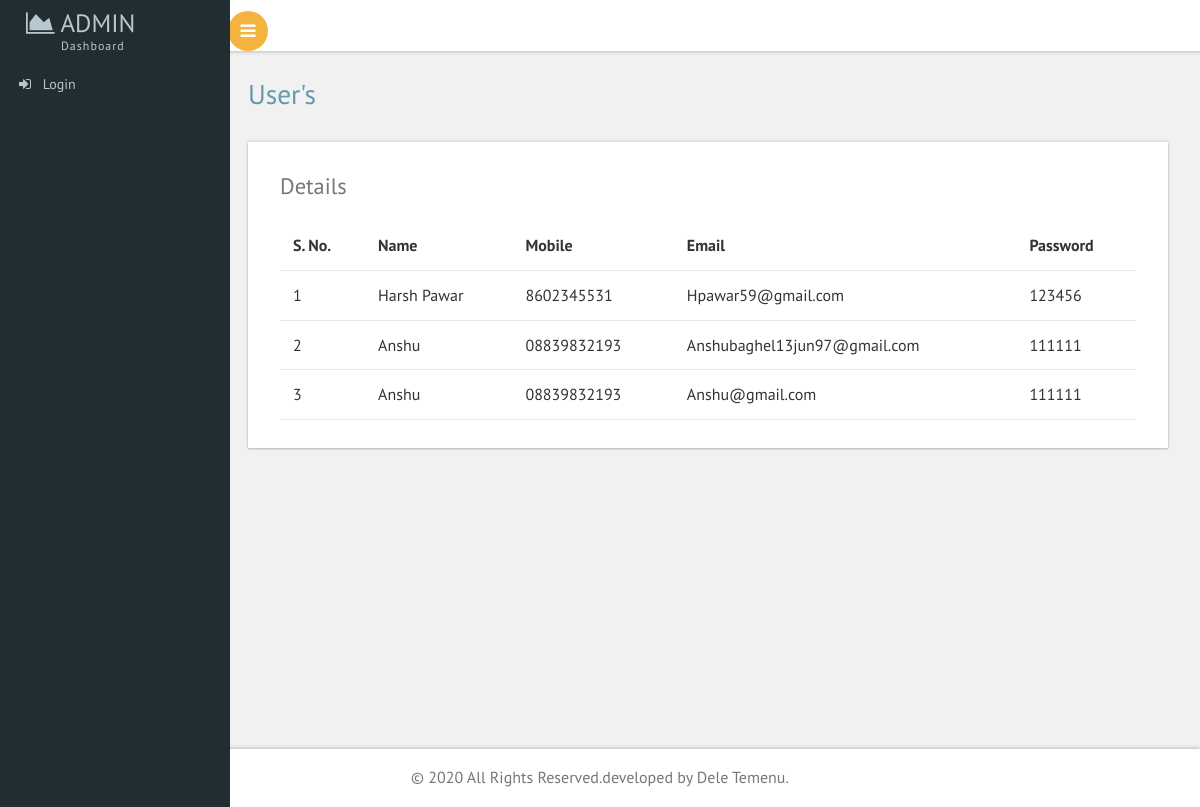
The page /admin/view_user.php on the database its author committed.
### tables this page shows
CREATE TABLE `register` (
  `id` int(11) NOT NULL,
  `name` varchar(500) NOT NULL,
  `email` varchar(500) NOT NULL,
  `mobile` varchar(500) NOT NULL,
  `password` varchar(500) NOT NULL
);

### admin/dbconfig.php (called while the page is built, shortened)
<?php
function select($query)
{
$cid=mysqli_connect("localhost","root","","bikefrenzy") or die ("connection error") ;
	$result=mysqli_query($cid,$query);
	return $result;
}
?>

### admin/view_user.php (the view, shortened to what this page needs)
<?php
include"dbconfig.php";
?>
<!DOCTYPE HTML>
<html>
<head>
<link href="css/bootstrap.css" rel='stylesheet' type='text/css' />
<link href="css/style.css" rel='stylesheet' type='text/css' />
<link href="css/font-awesome.css" rel="stylesheet">
 <link href='css/SidebarNav.min.css' media='all' rel='stylesheet' type='text/css'/>
<link href="css/custom.css" rel="stylesheet">
</head>
<body class="cbp-spmenu-push">
	<div class="main-content">
	<div class="cbp-spmenu cbp-spmenu-vertical cbp-spmenu-left" id="cbp-spmenu-s1">
		<aside class="sidebar-left">
      <?php include"nav.php";?>
    </aside>
	</div>
		<?php include"header.php";?>
		<div id="page-wrapper">
			<div class="main-page">
				<div class="tables">
					<h2 class="title1">User's</h2>
					<div class="bs-example widget-shadow" data-example-id="hoverable-table">
						<h4>Details</h4>
						<table class="table table-hover"> <thead>
                  <tr>
                    <th>S. No.</th>
                    <th>Name</th>
                    <th>mobile</th>
                    <th>Email</th>
                    <th>Password</th>
                  </tr>
                </thead>
                <tbody>
				<?php
				$n=1;
				$result=select("SELECT * FROM `register`");
				while($r=mysqli_fetch_array($result))
				{
					extract($r);
				?>
                  <tr>
                    <td><?=$n;?></td>
                    <td><?=ucwords($name)?></td>
                    <td><?=ucwords($mobile)?></td>
                    <td><?=ucwords($email)?></td>
                    <td><?=$password?></td>
                  </tr>
				  <?php
				  $n++;
				}
				  ?>
                </tbody> </table>
					</div>
				</div>
			</div>
		</div>
		<?php include"footer.php";?>
</body>
</html>

### admin/nav.php (shortened to what this page needs)
 <nav class="navbar navbar-inverse">
          <div class="navbar-header">
            <h1><a class="navbar-brand" href="index.php"><span class="fa fa-area-chart"></span> Admin
			<span class="dashboard_text"> dashboard</span></a></h1>
          </div>
          <div class="collapse navbar-collapse" id="bs-example-navbar-collapse-1">
            <ul class="sidebar-menu">
			<?php if(isset($_SESSION['adminlogin']))
			{
			?>
			<li class="treeview">
                <a href="index.php">
                <i class="fa fa-dashboard"></i> <span>Dashboard</span>
                </a>
              </li>
			  <li class="treeview">
                <a href="bicycle.php">
                <i class="fa fa-table"></i> <span>Add bicycle</span>
                </a>
              </li>
			  <li class="treeview">
                <a href="view_user.php">
                <i class="fa fa-table"></i> <span>View User</span>
                </a>
              </li>
			  <li class="treeview">
                <a href="view_bicycle.php">
                <i class="fa fa-table"></i> <span>View bicycle</span>
                </a>
              </li> <li class="treeview">
                <a href="view_bookings.php">
                <i class="fa fa-table"></i> <span>View Bookings</span>
                </a>
              </li>
			  <li class="treeview">
                <a href="logout.php">
                <i class="fa fa-sign-out"></i> <span>Logout</span>
                </a>
              </li>
			<?php
			}
else
{
	?>
	<li class="treeview">
                <a href="login.php">
                <i class="fa fa-sign-in"></i> <span>Login</span>
                </a>
              </li>
	<?php
}
			?>
      </nav>

### admin/header.php (shortened to what this page needs)
<div class="sticky-header header-section ">
			<div class="header-left">
				<button id="showLeftPush"><i class="fa fa-bars"></i></button>
				<div class="clearfix"> </div>
			</div>
			<div class="clearfix"> </div>
		</div>

### admin/footer.php
<div class="footer">
		   <p>&copy; 2020  All Rights Reserved.developed by Dele Temenu. </p>		</div>
	</div>

### admin/css/custom.css (style rules this page uses)
#page-wrapper { padding:5em 2em 2.5em; background-color: #F1F1F1; }

### rows shown on the page
register: name "Harsh Pawar", mobile "8602345531", email "Hpawar59@gmail.com", password "123456"
register: name "Anshu", mobile "08839832193", email "Anshubaghel13jun97@gmail.com", password "111111"
register: name "Anshu", mobile "08839832193", email "Anshu@gmail.com", password "111111"
